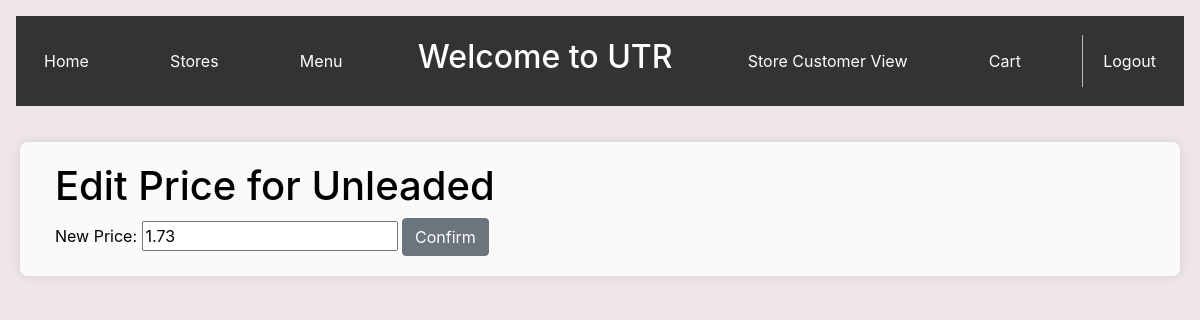
Before: /editPetrolPrice/1 with the older database file.
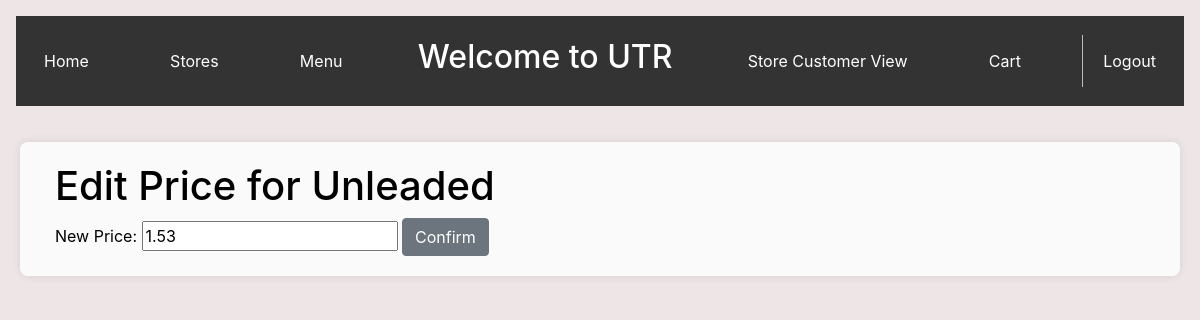
After: the same page with the newer database file.
### app.py (models this page shows, shortened)
class Petrol(db.Model):
    id = db.Column(db.Integer, primary_key=True)
    name = db.Column(db.String(50), nullable=False)
    price = db.Column(db.Float, nullable=False)
    store_id = db.Column(db.Integer, db.ForeignKey('stores.id'), nullable=False)

### app.py (the view)
@app.route('/editPetrolPrice/<int:petrol_id>', methods=['GET', 'POST'])
def editPetrolPrice(petrol_id):
    petrol = Petrol.query.get_or_404(petrol_id)
    if request.method == "POST":
        new_price = request.form.get('price')
        if new_price:
            petrol.price = float(new_price)
            db.session.commit()
            return redirect(url_for('storeDetails', store_id=petrol.store_id))
    return render_template('editPetrolPrice.html', petrol=petrol)

### templates/editPetrolPrice.html (shortened to what this page needs)
{% extends 'base_manager.html' %}
{% block content %}
    <div class="container">
        <h1>Edit Price for {{ petrol.name }}</h1>
        <form action="{{ url_for('editPetrolPrice', petrol_id=petrol.id) }}" method="POST">
            <label for="price">New Price:</label>
            <input type="text" name="price" id="price" value="{{ petrol.price }}">
            <input type="submit" value="Confirm" class="btn btn-secondary">
        </form>
    </div>
{% endblock %}

Changed rows visible on the page:
changed Petrol "Unleaded": price "1.73" → "1.53"
